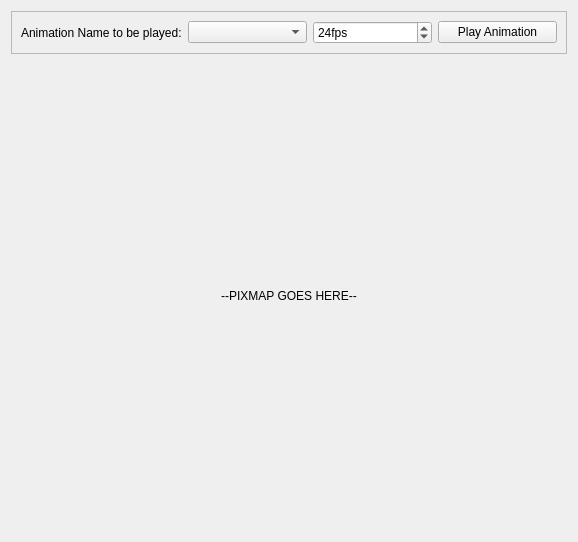
<?xml version="1.0" encoding="UTF-8"?>
<ui version="4.0">
 <class>animation_view</class>
 <widget class="QWidget" name="animation_view">
  <property name="geometry">
   <rect>
    <x>0</x>
    <y>0</y>
    <width>578</width>
    <height>542</height>
   </rect>
  </property>
  <property name="windowTitle">
   <string>Animation Preview</string>
  </property>
  <layout class="QVBoxLayout" name="verticalLayout" stretch="0,1">
   <item>
    <widget class="QFrame" name="frame">
     <property name="frameShape">
      <enum>QFrame::StyledPanel</enum>
     </property>
     <property name="frameShadow">
      <enum>QFrame::Raised</enum>
     </property>
     <layout class="QHBoxLayout" name="horizontalLayout">
      <item>
       <widget class="QLabel" name="animation_info_label">
        <property name="text">
         <string>Animation Name to be played:</string>
        </property>
       </widget>
      </item>
      <item>
       <widget class="QComboBox" name="pose_combobox"/>
      </item>
      <item>
       <widget class="QSpinBox" name="framerate_adjust">
        <property name="buttonSymbols">
         <enum>QAbstractSpinBox::UpDownArrows</enum>
        </property>
        <property name="suffix">
         <string>fps</string>
        </property>
        <property name="minimum">
         <number>1</number>
        </property>
        <property name="maximum">
         <number>140</number>
        </property>
        <property name="value">
         <number>24</number>
        </property>
       </widget>
      </item>
      <item>
       <widget class="QPushButton" name="play_anim_button">
        <property name="text">
         <string>Play Animation</string>
        </property>
       </widget>
      </item>
     </layout>
    </widget>
   </item>
   <item>
    <widget class="QLabel" name="animation_display_area">
     <property name="maximumSize">
      <size>
       <width>2000</width>
       <height>2000</height>
      </size>
     </property>
     <property name="text">
      <string>--PIXMAP GOES HERE--</string>
     </property>
     <property name="alignment">
      <set>Qt::AlignCenter</set>
     </property>
    </widget>
   </item>
  </layout>
 </widget>
 <resources/>
 <connections/>
</ui>
